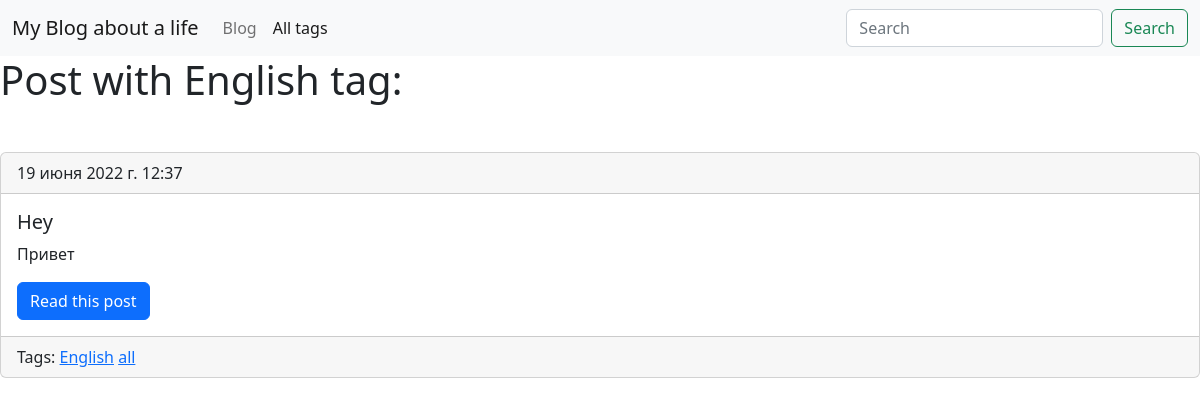
The page /blog/tags/en/ on the database its author committed.
### blog/models.py (models this page shows, shortened)
class Tag (models.Model):
    title=models.CharField(max_length=50, db_index=True)
    slug=models.SlugField(max_length=50, unique=True)
    def get_absolute_url(self):
        return reverse('tag_detail_url', kwargs={'slug':self.slug})

class Post(models.Model):
    title=models.CharField(max_length=150, db_index=True)
    slug=models.SlugField(max_length=150, blank=True,unique=True)
    body=models.TextField(blank=True, db_index=True)
    tags=models.ManyToManyField('Tag', blank=True, related_name='posts')
    date_pub=models.DateTimeField(auto_now_add=True)

### blog/views.py (the view)
# urls.py: path('tags/<str:slug>/', TagDetail.as_view(), name='tag_detail_url'),
class TagDetail(ObjectDetailMixsn, View):
    def get(self, request, slug):
        tag = get_object_or_404(Tag, slug__iexact=slug)
        return render(request, 'blog/tag_detail.html', context={'tag': tag})

### blog/templates/blog/tag_detail.html (shortened to what this page needs)
{% extends 'blog/baseBlog.html'%}
{% block content %}
<h1 class="mb-5">Post with {{tag.title}} tag:</h1>
{%for post in tag.posts.all%}
{%include 'blog/includes/card_tamplate.html'%}
{%endfor%}
{%endblock%}

### blog/templates/blog/includes/card_tamplate.html
<div class="card">
  <div class="card-header">
    {{post.date_pub}}
  </div>
  <div class="card-body">
    <h5 class="card-title">{{post.title}}</h5>
    <p class="card-text">{{post.body}}</p>
    <a href="{%url 'post_detail_url' slug=post.slug%}" class="btn btn-primary">Read this post</a>
  </div>
  <div class="card-footer">
      Tags:
{% for tag in post.tags.all %}
<a href="{{tag.get_absolute_url }}">{{tag.title}}</a>
{%endfor%}
  </div>
</div>

### rows shown on the page
Tag: title "English"
Post: date_pub "19 июня 2022 г. 12:37", title "Hey", body "Привет"
Tag: title "all"
